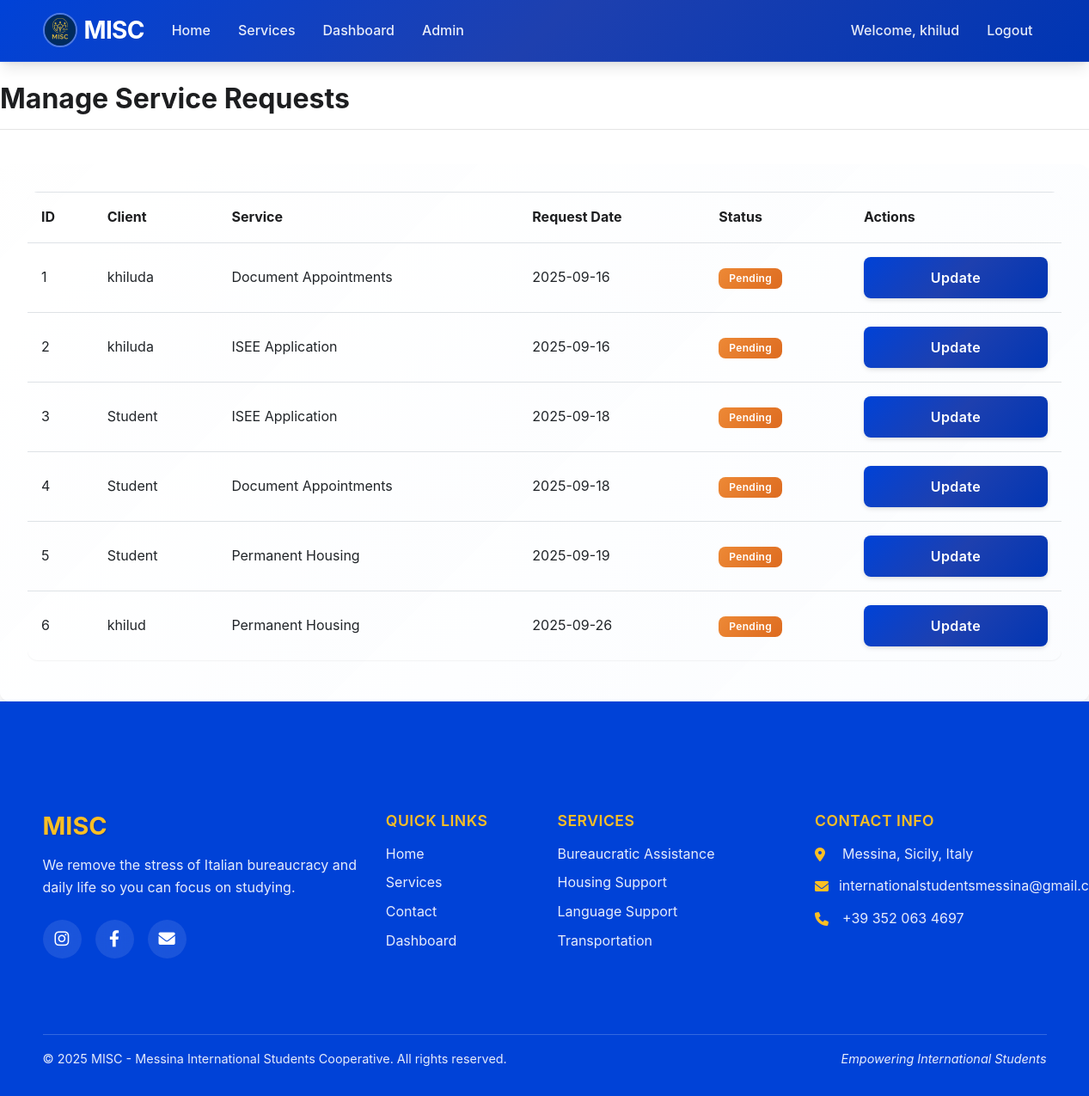
Screenshot of /admin/requests (signed in) with the database file from the repository.
### app/models.py (models this page shows, shortened)
class User(UserMixin, db.Model):
    id = db.Column(db.Integer, primary_key=True)
    username = db.Column(db.String(64), unique=True, index=True)
    email = db.Column(db.String(120), unique=True, index=True)
    password_hash = db.Column(db.String(128))
    is_admin = db.Column(db.Boolean, default=False)
    requests = db.relationship('ServiceRequest', backref='client', lazy='dynamic')

class ServiceRequest(db.Model):
    id = db.Column(db.Integer, primary_key=True)
    user_id = db.Column(db.Integer, db.ForeignKey('user.id'))
    service_id = db.Column(db.Integer, db.ForeignKey('service.id'))
    status = db.Column(db.String(20), default='pending')  # pending, approved, completed, cancelled
    request_date = db.Column(db.DateTime, default=datetime.utcnow)
    completion_date = db.Column(db.DateTime, nullable=True)
    notes = db.Column(db.Text, nullable=True)

class Service(db.Model):
    id = db.Column(db.Integer, primary_key=True)
    name = db.Column(db.String(64), index=True)
    description = db.Column(db.Text)
    category = db.Column(db.String(50), nullable=False)
    subcategory = db.Column(db.String(50))
    price = db.Column(db.Float)
    is_available = db.Column(db.Boolean, default=True)
    requests = db.relationship('ServiceRequest', backref='service_type', lazy='dynamic')

### app/routes/admin.py (the view)
@admin.route('/requests')
@login_required
@admin_required
def requests():
    requests = ServiceRequest.query.all()
    return render_template('admin/requests.html', requests=requests)

### app/models.py (called while the page is built)
@login_manager.user_loader
def load_user(id):
    return User.query.get(int(id))

### app/routes/admin.py (called while the page is built)
def admin_required(f):
    @wraps(f)
    def decorated_function(*args, **kwargs):
        if not current_user.is_authenticated or not current_user.is_admin:
            flash('You do not have permission to access this page.')
            return redirect(url_for('main.index'))
        return f(*args, **kwargs)
    return decorated_function

### app/templates/admin/requests.html (shortened to what this page needs)
{% extends "base.html" %}
{% block content %}
<div class="row mb-4">
    <div class="col-md-12">
        <h2>Manage Service Requests</h2>
        <hr>
    </div>
</div>
<div class="row">
    <div class="col-md-12">
        <div class="card">
            <div class="card-body">
                {% if requests %}
                <div class="table-responsive">
                    <table class="table table-hover">
                        <thead>
                            <tr>
                                <th>ID</th>
                                <th>Client</th>
                                <th>Service</th>
                                <th>Request Date</th>
                                <th>Status</th>
                                <th>Actions</th>
                            </tr>
                        </thead>
                        <tbody>
                            {% for request in requests %}
                            <tr>
                                <td>{{ request.id }}</td>
                                <td>{{ request.client.username }}</td>
                                <td>{{ request.service_type.name }}</td>
                                <td>{{ request.request_date.strftime('%Y-%m-%d') }}</td>
                                <td>
                                    {% if request.status == 'pending' %}
                                    <span class="badge badge-warning">Pending</span>
                                    {% elif request.status == 'processing' %}
                                    <span class="badge badge-info">Processing</span>
                                    {% elif request.status == 'approved' %}
                                    <span class="badge badge-primary">Approved</span>
                                    {% elif request.status == 'completed' %}
                                    <span class="badge badge-success">Completed</span>
                                    {% elif request.status == 'done' %}
                                    <span class="badge badge-success">Done</span>
                                    {% elif request.status == 'cancelled' %}
                                    <span class="badge badge-danger">Cancelled</span>
                                    {% else %}
                                    <span class="badge badge-secondary">{{ request.status|title }}</span>
                                    {% endif %}
                                </td>
                                <td>
                                    <a href="{{ url_for('admin.update_request', id=request.id) }}" class="btn btn-sm btn-primary">Update</a>
                                </td>
                            </tr>
                            {% endfor %}
                        </tbody>
                    </table>
                </div>
                {% else %}
                <div class="alert alert-info">No service requests found.</div>
                {% endif %}
            </div>
        </div>
    </div>
</div>
{% endblock %}

### app/templates/base.html (shortened to what this page needs)
<!DOCTYPE html>
<html lang="en">
<head>
    <link rel="stylesheet" href="https://stackpath.bootstrapcdn.com/bootstrap/4.5.2/css/bootstrap.min.css">
    <link rel="stylesheet" href="https://cdnjs.cloudflare.com/ajax/libs/font-awesome/6.0.0/css/all.min.css">
    <link rel="stylesheet" href="{{ url_for('static', filename='css/style.css') }}">
</head>
<body>
    <div class="wrapper d-flex flex-column min-vh-100">
        <nav class="navbar navbar-expand-lg navbar-dark" style="background-color: #1800ad !important;">
            <div class="container">
                <a class="navbar-brand" href="{{ url_for('main.index') }}">
                    <img src="{{ url_for('static', filename='img/logo.png') }}" alt="MISC Logo" class="navbar-logo">
                    MISC
                </a>
                <div class="collapse navbar-collapse" id="navbarNav">
                    <ul class="navbar-nav mr-auto">
                        <li class="nav-item">
                            <a class="nav-link" href="{{ url_for('main.index') }}">Home</a>
                        </li>
                        <li class="nav-item">
                            <a class="nav-link" href="{{ url_for('service.index') }}">Services</a>
                        </li>
                        {% if current_user.is_authenticated %}
                        <li class="nav-item">
                            <a class="nav-link" href="{{ url_for('dashboard.index') }}">Dashboard</a>
                        </li>
                        {% if current_user.is_admin %}
                        <li class="nav-item">
                            <a class="nav-link" href="{{ url_for('admin.index') }}">Admin</a>
                        </li>
                        {% endif %}
                        {% endif %}
                    </ul>
                    <ul class="navbar-nav">
                        {% if current_user.is_authenticated %}
                        <li class="nav-item">
                            <span class="nav-link">Welcome, {{ current_user.username }}</span>
                        </li>
                        <li class="nav-item">
                            <a class="nav-link" href="{{ url_for('auth.logout') }}">Logout</a>
                        </li>
                        {% endif %}
                    </ul>
                </div>
            </div>
        </nav>
        <main class="flex-grow-1">
            {% block content %}{% endblock %}
        </main>
        <footer class="footer-modern mt-auto">
            <div class="container">
                <div class="row">
                    <div class="col-lg-4 col-md-6 mb-4">
                        <div class="footer-section">
                            <h5 class="footer-title">MISC</h5>
                            <p class="footer-description">We remove the stress of Italian bureaucracy and daily life so you can focus on studying.</p>
                            <div class="social-links">
                                <a href="https://www.instagram.com/messinainternationalstudents/" target="_blank" class="social-link">
                                    <i class="fab fa-instagram"></i>
                                </a>
                                <a href="https://www.facebook.com/misc.messina" target="_blank" class="social-link">
                                    <i class="fab fa-facebook-f"></i>
                                </a>
                                <a href="mailto:internationalstudentsmessina@gmail.com" class="social-link">
                                    <i class="fas fa-envelope"></i>
                                </a>
                            </div>
                        </div>
                    </div>
                    <div class="col-lg-2 col-md-6 mb-4">
                        <div class="footer-section">
                            <h6 class="footer-subtitle">Quick Links</h6>
                            <ul class="footer-links">
                                <li><a href="{{ url_for('main.index') }}">Home</a></li>
                                <li><a href="{{ url_for('service.index') }}">Services</a></li>
                                <li><a href="{{ url_for('main.contact') }}">Contact</a></li>
                                {% if current_user.is_authenticated %}
                                <li><a href="{{ url_for('dashboard.index') }}">Dashboard</a></li>
                                {% endif %}
                            </ul>
                        </div>
                    </div>
                    <div class="col-lg-3 col-md-6 mb-4">
                        <div class="footer-section">
                            <h6 class="footer-subtitle">Services</h6>
                            <ul class="footer-links">
                                <li><a href="{{ url_for('service.index') }}">Bureaucratic Assistance</a></li>
                                <li><a href="{{ url_for('service.index') }}">Housing Support</a></li>
                                <li><a href="{{ url_for('service.index') }}">Language Support</a></li>
                                <li><a href="{{ url_for('service.index') }}">Transportation</a></li>
                            </ul>
                        </div>
                    </div>
                    <div class="col-lg-3 col-md-6 mb-4">
                        <div class="footer-section">
                            <h6 class="footer-subtitle">Contact Info</h6>
                            <div class="contact-info">
                                <p><i class="fas fa-map-marker-alt"></i> Messina, Sicily, Italy</p>
                                <p><i class="fas fa-envelope"></i> internationalstudentsmessina@gmail.com</p>
                                <p><i class="fas fa-phone"></i> +39 352 063 4697</p>
                            </div>
                        </div>
                    </div>
                </div>
                <hr class="footer-divider">
                <div class="row">
                    <div class="col-md-6">
                        <p class="footer-copyright">&copy; 2025 MISC - Messina International Students Cooperative. All rights reserved.</p>
                    </div>
                    <div class="col-md-6 text-md-right">
                        <p class="footer-credit">Empowering International Students</p>
                    </div>
                </div>
            </div>
        </footer>
    </div>
</body>
</html>

### rows the page displays
User: username "khilud"
ServiceRequest: id "1", client.username "khiluda", service_type.name "Document Appointments", request_date "2025-09-16", status "Pending"
ServiceRequest: id "2", client.username "khiluda", service_type.name "ISEE Application", request_date "2025-09-16", status "Pending"
ServiceRequest: id "3", client.username "Student", service_type.name "ISEE Application", request_date "2025-09-18", status "Pending"
ServiceRequest: id "4", client.username "Student", service_type.name "Document Appointments", request_date "2025-09-18", status "Pending"
ServiceRequest: id "5", client.username "Student", service_type.name "Permanent Housing", request_date "2025-09-19", status "Pending"
ServiceRequest: id "6", client.username "khilud", service_type.name "Permanent Housing", request_date "2025-09-26", status "Pending"
